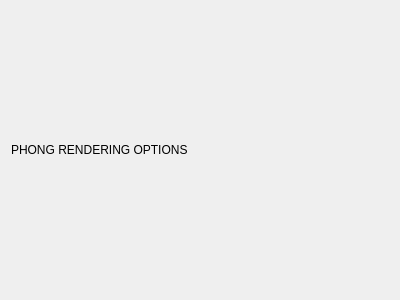
<?xml version="1.0" encoding="UTF-8"?>
<ui version="4.0">
 <class>WidgetPhong</class>
 <widget class="QWidget" name="WidgetPhong">
  <property name="geometry">
   <rect>
    <x>0</x>
    <y>0</y>
    <width>400</width>
    <height>300</height>
   </rect>
  </property>
  <property name="windowTitle">
   <string>Form</string>
  </property>
  <layout class="QVBoxLayout" name="verticalLayout">
   <item>
    <widget class="QLabel" name="label">
     <property name="text">
      <string>PHONG RENDERING OPTIONS</string>
     </property>
    </widget>
   </item>
  </layout>
 </widget>
 <resources/>
 <connections/>
</ui>
